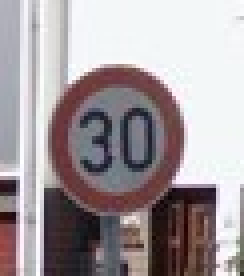
#> input picture Traffic Signs/30kph sign.jpg, 61 x 69 px (shown 4 times larger); its folder holds only this picture in this run
$ jupyter execute --allow-errors Traffic_Sign_Classifier.ipynb   (shell and % lines are left out)
#> lines starting #> are read from the running program, lines starting #| are printed output that depends on the picture
# Self-Driving Car Engineer Nanodegree

## Deep Learning

## Project: Build a Traffic Sign Recognition Classifier

In this notebook, a template is provided for you to implement your functionality in stages, which is required to successfully complete this project. If additional code is required that cannot be included in the notebook, be sure that the Python code is successfully imported and included in your submission if necessary.

> **Note**: Once you have completed all of the code implementations, you need to finalize your work by exporting the iPython Notebook as an HTML document. Before exporting the notebook to html, all of the code cells need to have been run so that reviewers can see the final implementation and output. You can then export the notebook by using the menu above and navigating to  \n",
    "**File -> Download as -> HTML (.html)**. Include the finished document along with this notebook as your submission.

In addition to implementing code, there is a writeup to complete. The writeup should be completed in a separate file, which can be either a markdown file or a pdf document. There is a [write up template](https://github.com/udacity/CarND-Traffic-Sign-Classifier-Project/blob/master/writeup_template.md) that can be used to guide the writing process. Completing the code template and writeup template will cover all of the [rubric points](https://review.udacity.com/#!/rubrics/481/view) for this project.

The [rubric](https://review.udacity.com/#!/rubrics/481/view) contains "Stand Out Suggestions" for enhancing the project beyond the minimum requirements. The stand out suggestions are optional. If you decide to pursue the "stand out suggestions", you can include the code in this Ipython notebook and also discuss the results in the writeup file.

>**Note:** Code and Markdown cells can be executed using the **Shift + Enter** keyboard shortcut. In addition, Markdown cells can be edited by typically double-clicking the cell to enter edit mode.

---
## Step 0: Load The Data

[cell 1]
# Load pickled data
import pickle
import numpy as np
import random
import numpy as np
import matplotlib.pyplot as plt
import math
from sklearn.utils import shuffle
import cv2
import tensorflow as tf
from tensorflow.contrib.layers import flatten
from tqdm import tqdm
# Visualizations will be shown in the notebook.

# TODO: Fill this in based on where you saved the training and testing data

training_file = '../data/train.p'
validation_file='../data/valid.p'
testing_file = '../data/test.p'

#> (the rest of this cell did not finish here and is left out)

---

## Step 1: Dataset Summary & Exploration

The pickled data is a dictionary with 4 key/value pairs:

- `'features'` is a 4D array containing raw pixel data of the traffic sign images, (num examples, width, height, channels).
- `'labels'` is a 1D array containing the label/class id of the traffic sign. The file `signnames.csv` contains id -> name mappings for each id.
- `'sizes'` is a list containing tuples, (width, height) representing the original width and height the image.
- `'coords'` is a list containing tuples, (x1, y1, x2, y2) representing coordinates of a bounding box around the sign in the image. **THESE COORDINATES ASSUME THE ORIGINAL IMAGE. THE PICKLED DATA CONTAINS RESIZED VERSIONS (32 by 32) OF THESE IMAGES**

Complete the basic data summary below. Use python, numpy and/or pandas methods to calculate the data summary rather than hard coding the results. For example, the [pandas shape method](http://pandas.pydata.org/pandas-docs/stable/generated/pandas.DataFrame.shape.html) might be useful for calculating some of the summary results.

### Provide a Basic Summary of the Data Set Using Python, Numpy and/or Pandas

#> (a cell that did not finish here is left out)

### Include an exploratory visualization of the dataset

Visualize the German Traffic Signs Dataset using the pickled file(s). This is open ended, suggestions include: plotting traffic sign images, plotting the count of each sign, etc.

The [Matplotlib](http://matplotlib.org/) [examples](http://matplotlib.org/examples/index.html) and [gallery](http://matplotlib.org/gallery.html) pages are a great resource for doing visualizations in Python.

**NOTE:** It's recommended you start with something simple first. If you wish to do more, come back to it after you've completed the rest of the sections. It can be interesting to look at the distribution of classes in the training, validation and test set. Is the distribution the same? Are there more examples of some classes than others?

#> (a cell that did not finish here is left out)

----

## Step 2: Design and Test a Model Architecture

Design and implement a deep learning model that learns to recognize traffic signs. Train and test your model on the [German Traffic Sign Dataset](http://benchmark.ini.rub.de/?section=gtsrb&subsection=dataset).

The LeNet-5 implementation shown in the [classroom](https://classroom.udacity.com/nanodegrees/nd013/parts/fbf77062-5703-404e-b60c-95b78b2f3f9e/modules/6df7ae49-c61c-4bb2-a23e-6527e69209ec/lessons/601ae704-1035-4287-8b11-e2c2716217ad/concepts/d4aca031-508f-4e0b-b493-e7b706120f81) at the end of the CNN lesson is a solid starting point. You'll have to change the number of classes and possibly the preprocessing, but aside from that it's plug and play!

With the LeNet-5 solution from the lecture, you should expect a validation set accuracy of about 0.89. To meet specifications, the validation set accuracy will need to be at least 0.93. It is possible to get an even higher accuracy, but 0.93 is the minimum for a successful project submission.

There are various aspects to consider when thinking about this problem:

- Neural network architecture (is the network over or underfitting?)
- Play around preprocessing techniques (normalization, rgb to grayscale, etc)
- Number of examples per label (some have more than others).
- Generate fake data.

Here is an example of a [published baseline model on this problem](http://yann.lecun.com/exdb/publis/pdf/sermanet-ijcnn-11.pdf). It's not required to be familiar with the approach used in the paper but, it's good practice to try to read papers like these.

### Pre-process the Data Set (normalization, grayscale, etc.)

Minimally, the image data should be normalized so that the data has mean zero and equal variance. For image data, `(pixel - 128)/ 128` is a quick way to approximately normalize the data and can be used in this project.

Other pre-processing steps are optional. You can try different techniques to see if it improves performance.

Use the code cell (or multiple code cells, if necessary) to implement the first step of your project.

[cell 4]
### Preprocess the data here. It is required to normalize the data. Other preprocessing steps could include
### converting to grayscale, etc.
### Feel free to use as many code cells as needed.


#random translation
# [29 lines left out: functions translate, zoom, noise, not called in this run]

#random flip
def flip(image):
    image = cv2.flip(image, 1)
    return image

#random rotation
# [19 lines left out: functions rotate, augment_image, not called in this run]


#Create augmented images using the augmentation techniques above so there are equal numbers of each type of sign
#> (the rest of this cell did not finish here and is left out)

### Model Architecture

[cell 5]
### Define your architecture here.
### Feel free to use as many code cells as needed.

mu = 0
sigma = 0.1


# Store layers weight & bias
#> (the rest of this cell did not finish here and is left out)

### Train, Validate and Test the Model

A validation set can be used to assess how well the model is performing. A low accuracy on the training and validation
sets imply underfitting. A high accuracy on the training set but low accuracy on the validation set implies overfitting.

#### Training Setup

#> (a cell that did not finish here is left out)

#### Training pipeline

#> (a cell that did not finish here is left out)

# Evaluate the model

#> (a cell that did not finish here is left out)

---

## Step 3: Test a Model on New Images

To give yourself more insight into how your model is working, download at least five pictures of German traffic signs from the web and use your model to predict the traffic sign type.

You may find `signnames.csv` useful as it contains mappings from the class id (integer) to the actual sign name.

### Load and Output the Images

[cell 9]
### Load the images and plot them here.
### Feel free to use as many code cells as needed.
import os
import matplotlib.image as mpimg

#create labels
web_labels = [14,35,1,13,33]
web_labels = np.array(web_labels)


#import, resize, and display images from web
file_list = os.listdir("Traffic Signs/")
web_images = []
index = 1
plt.figure(figsize=(20,3))
for name in file_list:
    image = mpimg.imread('./Traffic Signs/%s'  %(name))
#> image is the input picture: shape (69, 61, 3); mean R, G, B 164.9, 156.2, 159.5
    image = cv2.resize(image,(32,32))
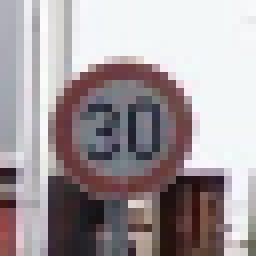
#> image: shape (32, 32, 3) (shown 8 times larger); mean R, G, B 164.7, 156, 159.3
    plt.subplot(1, 5, index).set_title('%s, %s' %(web_labels[index-1], image.shape))
    plt.imshow(image)
    web_images.append(image)
    index +=1

#apply grayscale and histogram equalization
web_images = np.array([np.expand_dims(cv2.equalizeHist(cv2.cvtColor(image, cv2.COLOR_RGB2GRAY)), axis = 2) for image in web_images])

#visualize preprocessed images
plt.figure(figsize=(20,3))
index = 1
for m in web_images:
    plt.subplot(1, 5, index).set_title('%s, %s' %(web_labels[index-1], image.shape))
    plt.imshow(m.squeeze())
    index +=1
#> this loop made 1 pass
#> index on pass 1: 2
#> after the loop, index = 2


#normalize images
web_images = np.add(web_images,-128)/128
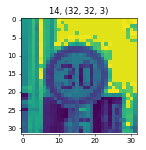
#> figure drawn by matplotlib, 1 panel

$ run again, on Traffic Signs/right turn.jpg
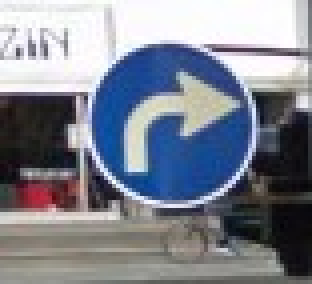
#> input picture Traffic Signs/right turn.jpg, 78 x 71 px (shown 4 times larger)
#> image is the input picture: shape (71, 78, 3); mean R, G, B 128.6, 133.1, 144.8
#> `image = cv2.resize(image,(32,32))`:
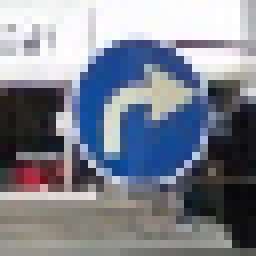
#> image: shape (32, 32, 3) (shown 8 times larger); mean R, G, B 128, 132.4, 144.2
#> the loop `for m in web_images:` made 1 pass
#> index on pass 1: 2
#> after the loop `for m in web_images:`: index = 2
#> `[cell 9] ### Load the images and plot them here. ### Feel free to use ..`:
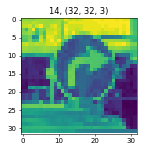
#> figure drawn by matplotlib, 1 panel

$ run again, on Traffic Signs/straight ahead.jpg
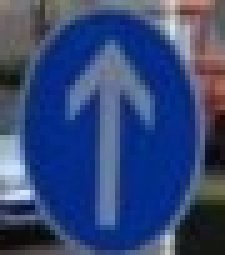
#> input picture Traffic Signs/straight ahead.jpg, 45 x 51 px (shown 5 times larger)
#> image is the input picture: shape (51, 45, 3); mean R, G, B 52.3, 71.7, 119.7
#> `image = cv2.resize(image,(32,32))`:
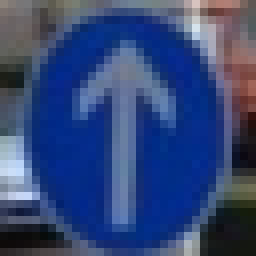
#> image: shape (32, 32, 3) (shown 8 times larger); mean R, G, B 52.1, 71.4, 119.5
#> the loop `for m in web_images:` made 1 pass
#> index on pass 1: 2
#> after the loop `for m in web_images:`: index = 2
#> `[cell 9] ### Load the images and plot them here. ### Feel free to use ..`:
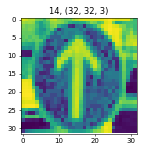
#> figure drawn by matplotlib, 1 panel
